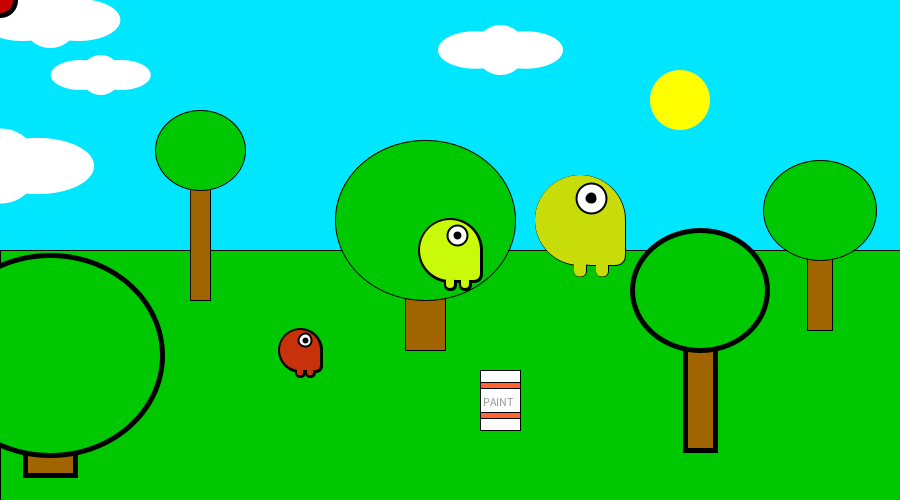
Frame 1 (no input)
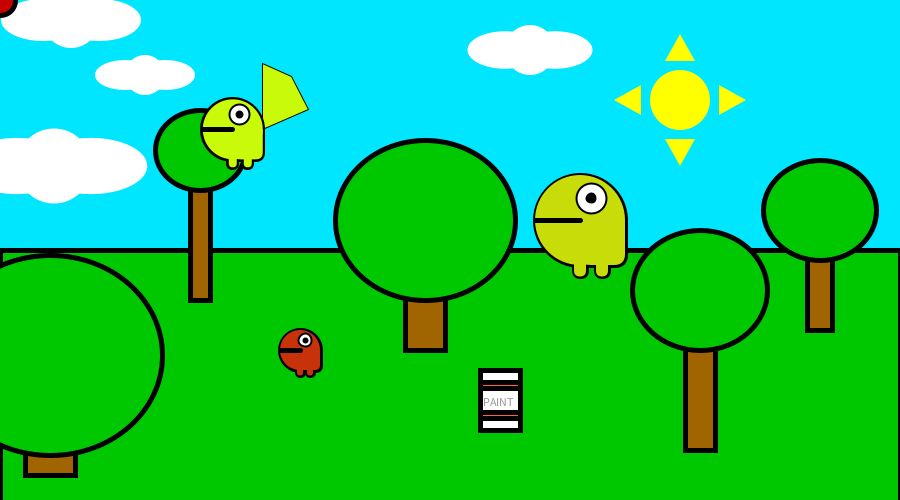
Frame 60 (the mouse pressed at the canvas centre just before this capture)
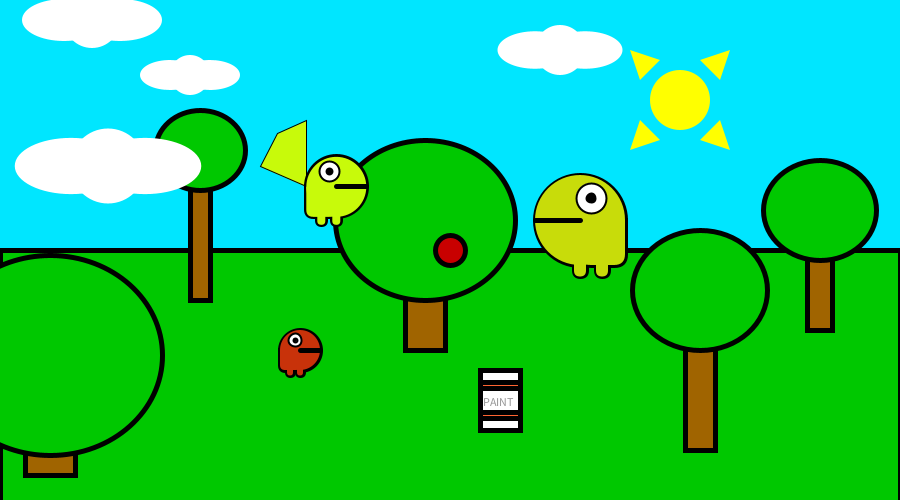
Frame 120 (the mouse held since frame 60 and released just before this capture)

The Processing sketch that drew these frames (run headless with seeded random() and noise(); from frame 60 on, the mouse is pressed at the canvas centre):

// Processing sketch: processing_149153
// ── processing_149153.pde

Monstre m;
Monstre m2;
Monstre m3;
Arbre a;
Arbre a2;
Arbre a3;
Arbre a4;
Arbre a5;
Nubol n;
Nubol n2;
Nubol n3;
Nubol n4;

void setup() {

  size(900, 500);
  m = new Monstre (width/2, height/2, 90, 90, 60, 250);
  m2 = new Monstre (300, 350, 90, 90, 40, 50);
  m3 = new Monstre (580, 220, 90, 90, 90, 220);
  a = new Arbre (200, height/2+50, 20, 150);
  a2 = new Arbre (425, height/2+100, 40, 130);
  a3 = new Arbre (700, height/2+200, 30, 160);
  a4 = new Arbre (50, height/2+225, 50, 120);
  a5 = new Arbre (820, height/2+80, 25, 120);
  n = new Nubol (0, height/3,0.9, 75);
  n2 = new Nubol (500, 50, 0.5, 50);
  n3 = new Nubol (100, 75, 0.75, 40);
  n4 = new Nubol (50, 20, 0.35, 56);
  night = false;
}


void draw() {

  dibuixafons();
  sol();
  n2.run();
  n3.run();
  n4.run();
  pintura();
  a.run();
  a2.run();
  a5.run();
  m3.run();
  m2.run();
  m.ales();
  m.run();
  m.posicio();
  a3.run();
  a4.run();
  n.run();
  pilotacursor();
}

void pilotacursor() {
  noCursor();
  if (night) {
    fill(100, 0, 0);
    ellipse(mouseX, mouseY, 30, 30);
  }
  else {
    fill(200, 0, 0);
    ellipse(mouseX, mouseY, 30, 30);
  }
}
void mousePressed() {

  if (mouseX<pintx+pintsz/2 && mouseX>pintx-pintsz/2 && mouseY<pinty+pintsz/2 && mouseY>pinty-pintsz/2) {
    m.colour= random(0, 255);
    m2.colour=random(0, 255);
    m3.colour=random(0, 255);
  }
}

public class Arbre {
  float ampl, alt, arX, arY;

  public Arbre(float x, float y, float sizex, float sizey) {

    arX=x;
    arY=y;
    ampl=sizex;
    alt=sizey;
  }

  void run() {
    dibuix();
  }

  void dibuix() {
    if (night) {
      fill(10, 0, 0);
      rectMode(CENTER);
      rect(arX, arY-alt/2, ampl, alt);
      //triangle(myX+ampl/2
      rectMode(CORNER);
      fill(0, 50, 0);
      ellipse(arX, arY-alt, ampl*4.5, ampl*4);
    }
    else {
      fill(160, 100, 0);
      rectMode(CENTER);
      rect(arX, arY-alt/2, ampl, alt);
      //triangle(myX+ampl/2
      rectMode(CORNER);
      fill(0, 200, 0);
      ellipse(arX, arY-alt, ampl*4.5, ampl*4);
    }
  }
  
}

void dibuixafons() {
  if (night) {
    background(0, 40, 75);
    fill(0, 50, 0);
    rect(0, height/2, width, height);
  }
  else {
    background(0, 230, 255);
    fill(0, 200, 0);
    rect(0, height/2, width, height);
  }
}

public class Monstre {

  float myX, myY, vx, vy;
  int sz;
  float colour;
  float cont=70;
  float contales=20;

  public Monstre (float _x, float _y, float _vx, float _vy, int _sz, float col) {
    myX=_x;
    myY=_y;
    vx=_vx;
    vy=_vy;
    sz= _sz;
    colour=col;
  }
  void run() {

    dibuix();
    
  }
  void dibuix() {
    color verd=color(200, colour, 10);

    if (night) {
      verd= color(50, 50, 0);
    }
    else if (mousePressed && mouseX<myX+sz/2 && mouseX>myX-sz/2 && mouseY<myY+sz/2 && mouseY>myY-sz/2) {
      verd= color(255, 100, 230);
    }
    if (mouseX>myX) {
      fill(0);
      rectMode(CENTER);
      rect(myX-sz/4, myY+sz/2, sz/8+1, sz/4+1, sz/8, sz/8, sz/8, sz/8);
      rect(myX, myY+sz/2, sz/8+1, sz/4+1, sz/8, sz/8, sz/8, sz/8);
      rectMode(CORNER);
      rect(myX, myY, -sz/2, sz/2, 0, 0, sz/8, sz/8);
      ellipse(myX, myY, sz, sz);
      fill(verd);
      noStroke();
      rectMode(CENTER);
      rect(myX-sz/4, myY+sz/2, sz/8+1, sz/4+1, sz/8, sz/8, sz/8, sz/8);
      rect(myX, myY+sz/2, sz/8+1, sz/4+1, sz/8, sz/8, sz/8, sz/8);
      rectMode(CORNER);
      rect(myX, myY, -sz/2, sz/2, 0, 0, sz/8, sz/8);
      ellipse(myX, myY, sz, sz);
      //boca amb moviment
      strokeWeight(5);
      if (cont<35) { 
        fill(0);
        bezier(myX, myY, myX, myY+sz/2, myX+sz/2, myY+sz/2, myX+sz/2, myY);
      } 
      else if (cont<70) {
        stroke(0);
        line(myX, myY, myX+sz/2, myY);
      } 
      else if (cont==70) {
        cont=0;
      }
      cont++;
      strokeWeight(2);
      //ojos
      stroke(0);
      fill(255);
      ellipse(myX-sz/8, myY-sz/4, sz/3, sz/3);
      fill(0);
      ellipse(myX-sz/8, myY-sz/4, sz/10, sz/10);
      strokeWeight(5);
      /* //corretja
       line(mouseX,mouseY,myX-sz/2,myY);
       
       line(myX-sz/2,myY,myX+sz/4,myY+sz/2);*/
    } 
    else {
      fill(0);
      rectMode(CENTER);
      rect(myX+sz/4, myY+sz/2, sz/8+1, sz/4+1, sz/8, sz/8, sz/8, sz/8);
      rect(myX, myY+sz/2, sz/8+1, sz/4+1, sz/8, sz/8, sz/8, sz/8);
      rectMode(CORNER);
      rect(myX, myY, sz/2, sz/2, 0, 0, sz/8, sz/8);
      ellipse(myX, myY, sz, sz);
      fill(verd);
      noStroke();
      rectMode(CENTER);
      rect(myX+sz/4, myY+sz/2, sz/8+1, sz/4+1, sz/8, sz/8, sz/8, sz/8);
      rect(myX, myY+sz/2, sz/8+1, sz/4+1, sz/8, sz/8, sz/8, sz/8);
      rectMode(CORNER);
      rect(myX, myY, sz/2, sz/2, 0, 0, sz/8, sz/8);
      ellipse(myX, myY, sz, sz);
      //boca amb moviment
      strokeWeight(5);
      if (cont<35) { 
        fill(0);
        bezier(myX, myY, myX, myY+sz/2, myX-sz/2, myY+sz/2, myX-sz/2, myY);
      } 
      else if (cont<70) {
        stroke(0);
        line(myX, myY, myX-sz/2, myY);
      } 
      else if (cont==70) {
        cont=0;
      }
      cont++;
      strokeWeight(2);
      //ojos
      stroke(0);
      fill(255);
      ellipse(myX+sz/8, myY-sz/4, sz/3, sz/3);
      fill(0);
      ellipse(myX+sz/8, myY-sz/4, sz/10, sz/10);

      strokeWeight(5);
    
    }
  }
  void posicio() {
    float distanceX = mouseX-myX;
    float distanceY = mouseY-myY;

    // vx y vy son inversament proporcional a la velocitat que es moura el monstre (per a vx mes gran, es mourà mes lent)
    myX += distanceX/vx;
    myY += distanceY/vy;
  }
  void ales() {
    color verd=color(200, colour, 10);
    strokeWeight(1);
    if (night) {
      verd= color(50, 50, 0);
    }
    else if (mousePressed && mouseX<myX+sz/2 && mouseX>myX-sz/2 && mouseY<myY+sz/2 && mouseY>myY-sz/2) {
      verd= color(255, 100, 230);
    }
    fill(verd);
    if (mouseX>myX) {
      if (contales<10) {
        quad(myX-sz/2, myY, myX-76, myY+20, myX-59, myY+53, myX-30, myY+66);
      }
      else if (contales<20) {
        quad(myX-sz/2, myY, myX-76, myY-20, myX-59, myY-53, myX-30, myY-66);
      }
      else if (contales==20) {
        contales=0;
      }
      ++contales;
    }
    else {
      if (contales<10) { 
        quad(myX+sz/2, myY, myX+76, myY+20, myX+59, myY+53, myX+30, myY+66);
      }
      else if (contales<20) {
        quad(myX+sz/2, myY, myX+76, myY-20, myX+59, myY-53, myX+30, myY-66);
      }
      else if (contales==20) {
        contales=0;
      }
      ++contales;
    }
    strokeWeight(5);
  }
}

public class Nubol {

  float nubx, nuby, nubv;
  int nubsz;

  public Nubol (float x, float y, float v, int siz) {
    nubx=x;
    nuby=y;
    nubv=v;
    nubsz= siz;
  }
  void run() {
    velocitat();
    dibuixnubol();
    limits();
  }
  void dibuixnubol() {
    
    if (night){
     
    }
    else{ 
    noStroke();
    fill(255);
    ellipse(nubx, nuby, nubsz, nubsz);
    ellipse(nubx+nubsz/2, nuby, nubsz*1.5, nubsz*0.75);
    ellipse(nubx-nubsz/2, nuby, nubsz*1.5, nubsz*0.75);
    stroke(0);
    }
}

void velocitat(){
  nubx=nubx+nubv;
  
}
void limits(){
  if(nubx>width){
    nubx=0;
  }
}
}


float x=680;
float y=100;
float sunsz=60;
int sunm=40;

boolean night;

void sol() {
  if (night) {
    noStroke();
    fill(247, 255, 160);
    ellipse(x, y, sunsz, sunsz);
    stroke(0);
  }
  else {
    fill(255, 255, 0);
    noStroke();
    ellipse(x, y, sunsz, sunsz);
    if (sunm<20) { 
      triangle(x, y-1.1*sunsz, x-sunsz/4, y-1.3*sunsz/2, x+sunsz/4, y-1.3*sunsz/2);
      triangle(x, y+1.1*sunsz, x-sunsz/4, y+1.3*sunsz/2, x+sunsz/4, y+1.3*sunsz/2);
      triangle(x-1.1*sunsz, y, x-1.3*sunsz/2, y-sunsz/4, x-1.3*sunsz/2, y+sunsz/4);
      triangle(x+1.1*sunsz, y, x+1.3*sunsz/2, y-sunsz/4, x+1.3*sunsz/2, y+sunsz/4);
    } 
    else if (sunm<40) {
      triangle(x-2.5*sunsz/3, y-2.5*sunsz/3, x-2*sunsz/3, y-sunsz/3, x-sunsz/3, y-2*sunsz/3);
      triangle(x+2.5*sunsz/3, y-2.5*sunsz/3, x+2*sunsz/3, y-sunsz/3, x+sunsz/3, y-2*sunsz/3);
      triangle(x+2.5*sunsz/3, y+2.5*sunsz/3, x+2*sunsz/3, y+sunsz/3, x+sunsz/3, y+2*sunsz/3);
      triangle(x-2.5*sunsz/3, y+2.5*sunsz/3, x-2*sunsz/3, y+sunsz/3, x-sunsz/3, y+2*sunsz/3);
    } 
    else if (sunm==40) {
      sunm=0;
    }
    ++sunm;

    stroke(0);
  }
}

void mouseClicked(){
  if (mouseX<x+sunsz/2 && mouseX>x-sunsz/2 && mouseY<y+sunsz/2 && mouseY>y-sunsz/2) {
     night = !night;
  }
}


float pintx=500;
float pinty=400;
float pintsz=60;

void pintura() {
  if (night) {
    fill(155);
    rectMode(CENTER);
    rect(pintx, pinty, 2*pintsz/3, pintsz);
    fill(155, 50, 0);
    rect(pintx, pinty+pintsz/4, 2*pintsz/3, pintsz/10);
    rect(pintx, pinty-pintsz/4, 2*pintsz/3, pintsz/10);
    fill(50);
    textSize(12);
    text("PAINT", pintx-pintsz/3.5, pinty+pintsz/10);
    rectMode(CORNER);
  }
  else {
    fill(255);
    rectMode(CENTER);
    rect(pintx, pinty, 2*pintsz/3, pintsz);
    fill(255, 100, 50);
    rect(pintx, pinty+pintsz/4, 2*pintsz/3, pintsz/10);
    rect(pintx, pinty-pintsz/4, 2*pintsz/3, pintsz/10);
    fill(150);
    textSize(12);
    text("PAINT", pintx-pintsz/3.5, pinty+pintsz/10);
    rectMode(CORNER);
  }
}
